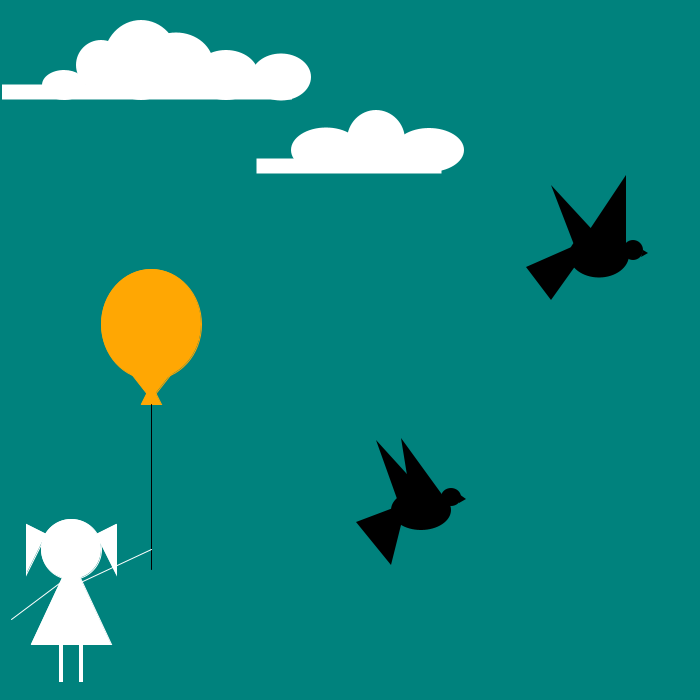
Frame 1 (no input)
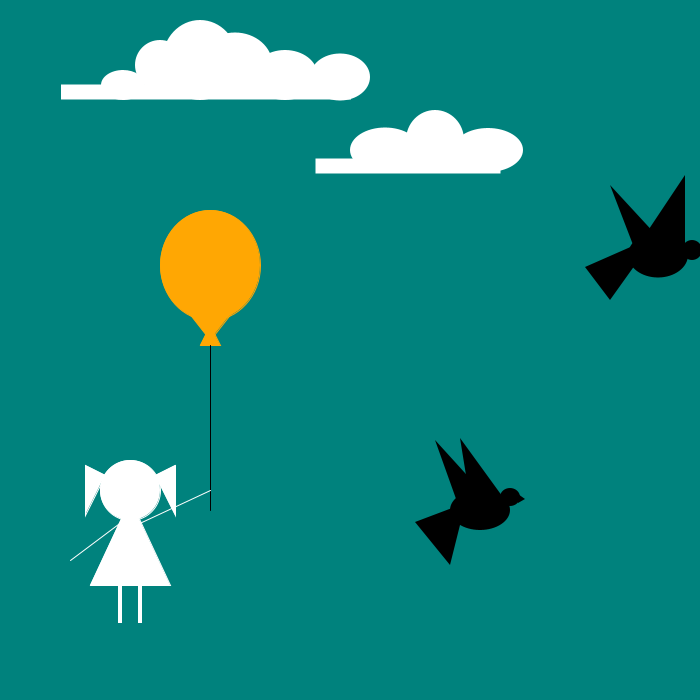
Frame 60 (the mouse pressed at the canvas centre just before this capture)
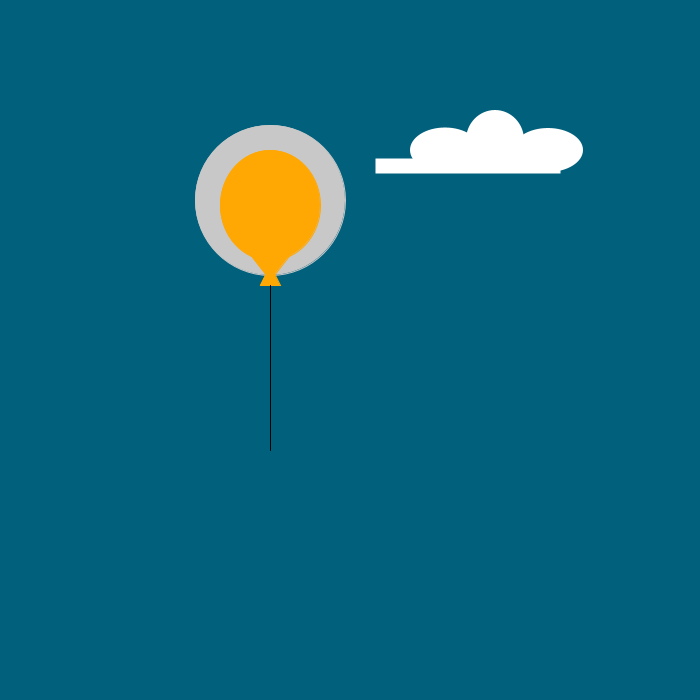
Frame 120 (the mouse held since frame 60 and released just before this capture)

The Processing sketch that drew these frames (run headless with seeded random() and noise(); from frame 60 on, the mouse is pressed at the canvas centre):

// Processing sketch: processing_104644
// ── processing_104644.pde

int a;
int w;
int c;
int d;
int e;
int f;
int g;
int h;
int i;
int j;
int k;
int l;
int m;
int n;
void setup() 
{
    size (700,700);
    background(0,130,120); 
    smooth();
  frameRate(15);  
    a=400;
   w=390;
   c=355;   
   d=375;
   e=425;
   f=458;
   g=465;   
  h=10;
  i=200;
  j=100;
  k= 110;
l= 300;
m= 500;
n=600;
  }

  

void draw()  
{
 background(0,130,125);
   ellipseMode(CENTER);
  rectMode(CENTER);
a++;
w++;
c++;
d++;
e++;
f++;
g++;
h++;
i++;
j++;
k--;
  l--;
  m--;
  n--; 

  noStroke();
  fill(255);
rect(j+46,92,290,15);// Primeira nuvem
ellipse (i+80,77,60,47);
ellipse (i+25,75,65,50);
ellipse (j+75,65,75,65);
ellipse (j+40,60,75,80);
ellipse (j,65,50,50);
ellipse (h+53,85,44,30);

rect(i+148,166,185,15);// Segunda nuvem
ellipse (e+3,150,70,44);
ellipse (d,140,58,60);
ellipse (i+125,150,70,45);
  
  fill(0);
  quad(c,522,a,505,a,525,w,565); // Primeiro pássaro
ellipse(a+20,510,60,40);
triangle(a,510,d,440,e,495);
triangle(a+10,500,a,438,e+20,500);
ellipse(a+50,497,20,18);
triangle(f,503,f,494,g,499);

quad(e+100,267,d+200,245,d+200,265,a+150,300); // Segundo pássaro
ellipse(f+140,255,60,45);
triangle(d+200,250,e+200,175,e+200,250);
triangle(d+200,250,a+150,185,a+210,250);
ellipse(a+232,250,20,20);
triangle(a+242,250,a+247,253,a+240,257);


stroke(255,167,3);
fill(255,167,3);
ellipse(j+50,l+25,100,110);//balão
triangle(j+3,l+40,j+97,l+40,j+50,l+100);
triangle(j+50,l+85,j+40,l+105,j+60,l+105);
stroke(0);
line(j+50,l+105,j+50,l+270);
//rect(j+50,l+105,3,175);//cordão
//rect(j+50,l+200,3,160);
fill(255);
stroke(255);
ellipse(h+60,m+50,60,60);//cabeça
quad (h+55,m+70,h+65,m+70,j+10,n+45,h+20,n+45);
rect(h+50,n+45,3,75);//perna
rect(h+70,n+45,3,75);
line (h+60,m+75,h,n+20);//braço
line(h+65,m+85,j+50,m+50);

triangle(h+15,m+25,h+35,m+35,h+15,m+75);
triangle(h+85,m+35,j+15,m+25,j+15,m+75);

if (mousePressed)
{
  background(1,96,124);
  fill(200);
  stroke(200);
  ellipse(j+50,200,150,150);// lua
  
  fill(255,167,3);
  stroke(255,167,3);
  ellipse(j+50,l+25,100,110);//balão
triangle(j+3,l+40,j+97,l+40,j+50,l+100);
triangle(j+50,l+85,j+40,l+105,j+60,l+105);

stroke(0);
line(j+50,l+105,j+50,l+270);
noStroke();
fill(255);
rect(i+148,166,185,15);// Segunda nuvem
ellipse (e+3,150,70,44);
ellipse (d,140,58,60);
ellipse (i+125,150,70,45);

}
}
